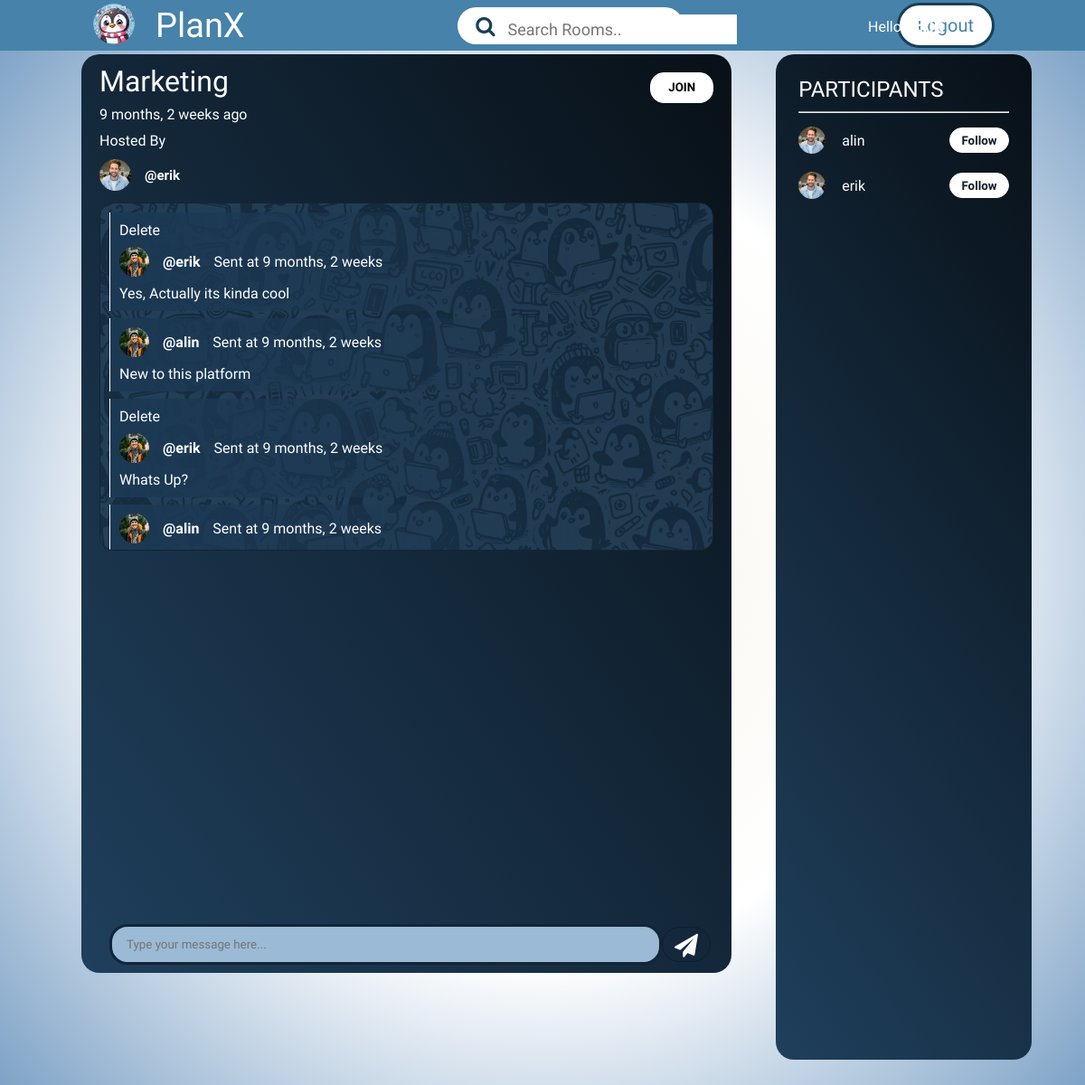
The page /room/11/ (signed in) on the database its author committed.
### base/models.py (models this page shows, shortened)
class Room(models.Model):
    host = models.ForeignKey(User, on_delete = models.SET_NULL, null=True)
    topic = models.ForeignKey(Topic, on_delete = models.SET_NULL, null=True)
    name = models.CharField(max_length=200)
    description = models.TextField(null=True, blank = True)
    participants = models.ManyToManyField(User, related_name='participants', blank=True)
    updated = models.DateTimeField(auto_now = True)
    created = models.DateTimeField(auto_now_add = True)
    class Meta:
        ordering = ['-updated', '-created']

class Message(models.Model):
    user = models.ForeignKey(User, on_delete = models.CASCADE)
    room = models.ForeignKey(Room, on_delete = models.CASCADE)
    body = models.TextField()
    updated = models.DateTimeField(auto_now = True)
    created = models.DateTimeField(auto_now_add = True)
    class Meta:
        ordering = ['-updated', '-created']

### base/views.py (the view, shortened to what this page needs)
# urls.py: path('room/<str:pk>/', views.room, name="room"),
def room(request, pk):
    room = Room.objects.get(id=pk)
    room_messages = room.message_set.all()
    participants = room.participants.all()
    context = {'room':room, 'room_messages':room_messages, 'participants':participants}
    return render(request, 'base/room.html', context)

### base/templates/base/room.html (shortened to what this page needs)
{% extends 'main.html' %}
{% load static %}
{% block content %}
    <link rel="stylesheet" href="{% static 'styles/room.css' %}">
    <div class="container">
        <div class="left-container">
            <div class="row-1">
                <div class="title">
                    <h1>{{ room.name }}</h1>
                    <p>{{ room.created|timesince }} ago</p>
                </div>
                <button>JOIN</button>
            </div>
            <div class="row-2">
                <p>Hosted By</p>
                <div class="profile">
                    <img src="{% static '/images/ellipse2.png' %}" alt="">
                    <p>@erik</p>
                </div>
            </div>
                <div id="chat-container" class="chat-container" style=" background-image: url({% static '/images/chatBg.png'%});">
                    <div id="chat-messages" class="chat-messages">
                      {% for message in room_messages %}
                        <div class="message">
                            {% if request.user == message.user %}
                            <a href="{% url 'delete-message' message.id %}" style="text-decoration:none; color:#fff;">Delete</a>
                            {% endif %}
                            <div class="prod">
                                <img src="{% static '/images/ellipse2 (1).png' %}" alt="" srcset="">
                                <h4>@{{ message.user }}</h4>
                                <p>Sent at {{ message.created|timesince }}</p>
                            </div>
                            <p class="chat">
                                {{ message.body }}
                            </p>
                        </div>
                      {% endfor %}
                    </div>
                    {% if request.user.is_authenticated %}
                    <form method="POST" action="" id="chat-form" class="chat-form" style="top: 77%;">
                      <input type="text" name="body" id="message-input" placeholder="Type your message here...">
                      <button type="submit"><i class="fa fa-paper-plane" aria-hidden="true"></i></button>
                    </form>
                    {% endif %}
                </div>
        </div>
        <div class="right-container">
            <h2>PARTICIPANTS</h2>
            <hr>
            <div class="partic">
                {% for user in participants %}
                <div class="part">
                    <div class="cont">
                        <img src="{% static '/images/ellipse2.png'%}" alt="" srcset="">
                        <p>{{ user.username }}</p>
                    </div>
                    <button>Follow</button>
                </div>
                {% endfor %}
            </div>
        </div>
    </div>
    {% endblock %}

### templates/navbar.html (shortened to what this page needs)
{% load static %}
<header>
    <div class="logo-name"><a href="{% url 'home' %}"><img src="{% static 'images/Logo.png' %}" class="logo"></a>
      <p>PlanX</p>
    </div>
    {% if request.user.is_authenticated %}
    <div class="navbar" id="navbar">
      <ul class="nav-links">
        <i class="fa fa-search" aria-hidden="true"></i>
        <form method="GET" action="{% url 'homepage' %}">
            <input name="q" type="text" placeholder="Search Rooms..">
        </form>
      </ul>
      <p style="position: absolute; left: 80%; color: #fff;
      font-family: 'Laila', sans-serif;">Hello, <span style="font-weight: 600; text-transform: capitalize;font-size: 20px; padding-left: 5px;"> {{ request.user.username }}</span></p>
      <a href="{% url 'logout' %}" class="login-btn">Logout</a>
    </div>
    {% endif %}
  </header>

### static/styles/feed.css (style rules this page uses)
* { margin: 0; padding: 0; box-sizing: border-box; }
body { background: radial-gradient(#F6F4EB, #fff, #749BC2); }
html { scroll-behavior: smooth; }
header { position: fixed; top: 0; left: 0; background: #4682A9; width: 100%; display: flex; justify-content: space-between; align-items: center; transition: 0.6s; padding: 0px 100px; z-index: 10000; }
header .logo { position: relative; width: 52px; transition: all 0.6s ease 0s; padding: 3px; background: #4682a9; border-radius: 50%; }
.navbar { display: contents; justify-content: center; padding: 0 50px; position: relative; width: 100%; }
.nav-links { position: relative; display: flex; background: #ffffff; list-style: none; justify-content: flex-start; border-radius: 25px; font-weight: 700; padding-left: 20px; width: 25%; font-family: "Laila", serif; font-style: normal; align-items: center; }
.nav-links input[type=text] { float: right; margin-left: 8px; padding: 6px; border: none; margin-top: 8px; margin-right: 16px; font-size: 18px; font-family: 'Laila', sans-serif; color: #183F58; }
.nav-links i { font-size: 23px; color: #183F58; }
.login-btn { background: #fff; color: #4682A9; padding: 10px 20px; font-family: "Lilita One", sans-serif; text-decoration: none; font-size: 20px; border: solid #183F58; font-weight:lighter; border-radius: 30px; }
.logo-name { display: flex; align-items: center; gap: 20px; }
.logo-name p { font-size: 38px; cursor: pointer; font-family: "Lilita One", sans-serif; color: #fff; }
.container { min-height: 100vh; position: relative; margin: 60px 10px; display: flex; flex-direction: row; justify-content: space-between; }
.profile { display: flex; flex-direction: row; width: 75%; gap: 12px; align-items: center; justify-content: flex-start; }
.profile img { width: 43px; }
.profile p { font-family: 'Laila', sans-serif; font-size: 15px; font-weight: bold; color: #fff; }
.partic img { width: 46px; padding-right: 5px; }

### rows shown on the page
Room: name "Marketing", created "9 months, 2 weeks"
Message: shows "Delete", user "erik", created "9 months, 2 weeks", body "Yes, Actually its kinda cool"
Message: user "alin", created "9 months, 2 weeks", body "New to this platform"
Message: shows "Delete", user "erik", created "9 months, 2 weeks", body "Whats Up?"
Message: user "alin", created "9 months, 2 weeks"

### other values the page prints
{{ request.user.username }} "Erik"
{{ user.username }} "alin"
{{ user.username }} "erik"
